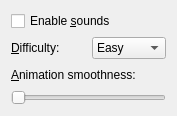
<ui version="4.0" >
 <class>Preferences</class>
 <widget class="QWidget" name="Preferences" >
  <property name="geometry" >
   <rect>
    <x>0</x>
    <y>0</y>
    <width>177</width>
    <height>116</height>
   </rect>
  </property>
  <property name="windowTitle" >
   <string>Form</string>
  </property>
  <layout class="QVBoxLayout" >
   <item>
    <widget class="QCheckBox" name="kcfg_EnableSounds" >
     <property name="text" >
      <string>Enable &amp;sounds</string>
     </property>
    </widget>
   </item>
   <item>
    <layout class="QHBoxLayout" >
     <item>
      <widget class="QLabel" name="label_2" >
       <property name="text" >
        <string>&amp;Difficulty:</string>
       </property>
       <property name="buddy" >
        <cstring>kcfg_GameDifficulty</cstring>
       </property>
      </widget>
     </item>
     <item>
      <widget class="QComboBox" name="kcfg_GameDifficulty" >
       <item>
        <property name="text" >
         <string>Easy</string>
        </property>
       </item>
       <item>
        <property name="text" >
         <string>Medium</string>
        </property>
       </item>
       <item>
        <property name="text" >
         <string>Hard</string>
        </property>
       </item>
      </widget>
     </item>
    </layout>
   </item>
   <item>
    <layout class="QVBoxLayout" >
     <item>
      <widget class="QLabel" name="label" >
       <property name="text" >
        <string>&amp;Animation smoothness:</string>
       </property>
       <property name="buddy" >
        <cstring>kcfg_Smoothness</cstring>
       </property>
      </widget>
     </item>
     <item>
      <widget class="QSlider" name="kcfg_Smoothness" >
       <property name="orientation" >
        <enum>Qt::Horizontal</enum>
       </property>
      </widget>
     </item>
    </layout>
   </item>
  </layout>
 </widget>
 <resources/>
 <connections/>
</ui>
